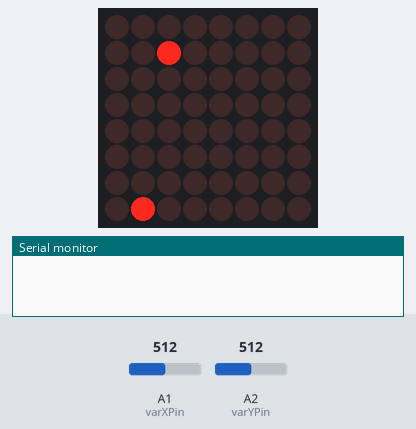
Recording of a sketch running on a simulated Arduino Mega 2560, built with avr-gcc and run on an emulated ATmega2560. Shown: 8×8 LED matrix, the last lines printed to the serial monitor. Wiring (inferred from the names in the program): LED matrix (orientation assumed): rows pin 31, pin 36, pin 41, pin 34, pin 48, pin 42, pin 47, pin 44; columns pin 35, pin 46, pin 45, pin 32, pin 43, pin 33, pin 37, pin 38. The inputs (shaded band) are chosen by the test bench; at power-on: A1 (varXPin) = 512, A2 (varYPin) = 512. Random numbers use the default seed unless the sketch sets one.

Above: at 4.1 s.
4.2 s: A1 (varXPin) set to 410
5.7 s: A1 (varXPin) set to 384
At 6.1 s:
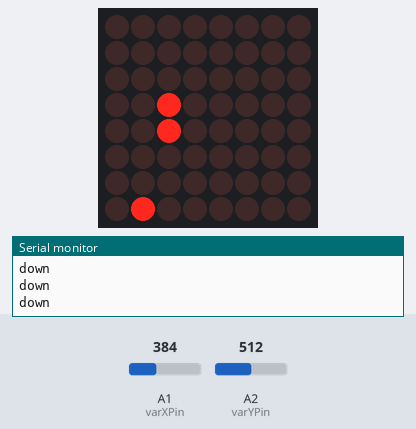
7.6 s: A2 (varYPin) set to 545
At 8.8 s:
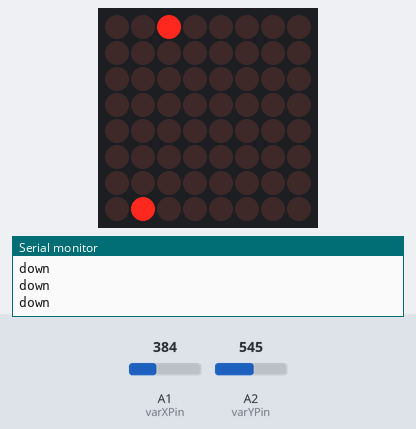
9.1 s: A2 (varYPin) set to 526
At 9.38 s:
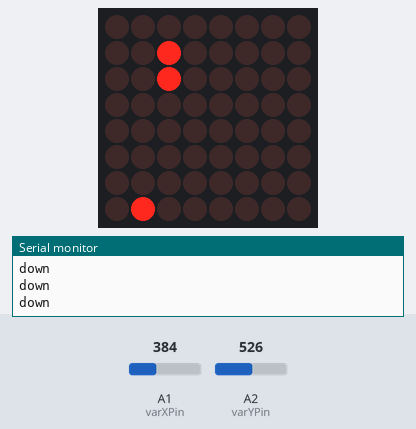
12.1 s: A2 (varYPin) set to 546
At 13.3 s:
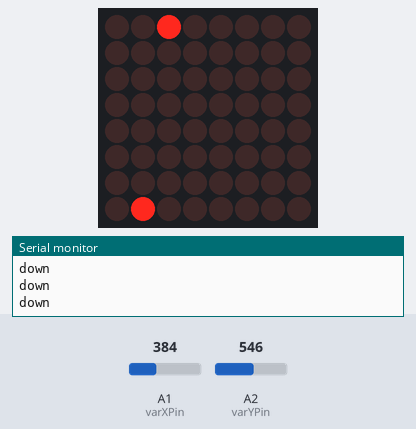
13.7 s: A2 (varYPin) set to 511
At 13.84 s:
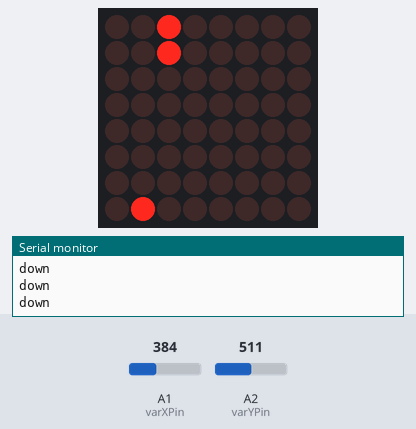

Measured:
- the behaviour switches between 400 and 399 on A1 (varXPin) (found by bisection; images 0 and 1)
- the behaviour switches between 535 and 536 on A2 (varYPin) (found by bisection; images 1 and 2)
- after the input at 4.2 s, every drawn part: stays the same
- after the input at 5.7 s, the display: first changes after 0.11 s (image 1 shows a later state)
- after the input at 9.1 s, the display: first changes after 0.12 s (image 3 shows a later state)
- after the input at 13.7 s, the display: first changes after 0.11 s (image 5 shows a later state)

The sketch:

snake_game_joystick.ino
```cpp
const int row1 = 31;
const int row2 = 36;
const int row3 = 41;
const int row4 = 34;
const int row5 = 48;
const int row6 = 42;
const int row7 = 47;
const int row8 = 44;
const int rows[8] = {row1,row2,row3,row4,row5,row6,row7,row8};

const int col1 = 35;
const int col2 = 46;
const int col3 = 45;
const int col4 = 32;
const int col5 = 43;
const int col6 = 33;
const int col7 = 37;
const int col8 = 38;
const int cols[8] = {col1,col2,col3,col4,col5,col6,col7,col8};

const int varXPin = A1;//X Value  from Joystick
const int varYPin = A2;//Y Value from Joystick

/*const int up = 3;
const int down = 4;
const int left = 5;
const int right = 2;*/

int tail[2];
int dir[30][2];
bool game_over = false;
int len = 1;

int board[8][8] = { {0,0,0,0,0,0,0,0},
                    {0,0,0,0,0,0,0,0},
                    {0,0,0,0,0,0,0,0},
                    {0,0,0,0,0,0,0,0},
                    {0,0,0,0,0,0,0,0},
                    {0,0,0,0,0,0,0,0},
                    {0,0,0,0,0,0,0,0},
                    {0,0,0,0,0,0,0,0}} ;

int gameover[8][8]={{0,0,0,0,0,0,0,0},
                    {0,0,0,0,0,0,0,0},
                    {1,1,1,0,0,1,1,1},
                    {0,0,0,0,0,0,0,0},
                    {0,0,1,1,1,1,0,0},
                    {0,1,0,0,0,0,1,0},
                    {1,0,0,0,0,0,0,1},
                    {0,0,0,0,0,0,0,0}} ;

int one[8][8] =   { {0,0,0,0,1,1,0,0},
                    {0,0,0,1,0,1,0,0},
                    {0,0,1,0,0,1,0,0},
                    {0,0,0,0,0,1,0,0},
                    {0,0,0,0,0,1,0,0},
                    {0,0,0,0,0,1,0,0},
                    {0,0,0,0,0,1,0,0},
                    {0,0,0,1,1,1,1,0}} ;

int two[8][8] = {   {0,0,0,1,1,1,0,0},
                    {0,0,1,0,0,0,1,0},
                    {0,0,1,0,0,0,1,0},
                    {0,0,0,0,0,1,0,0},
                    {0,0,0,0,1,0,0,0},
                    {0,0,0,1,0,0,0,0},
                    {0,0,1,0,0,0,0,0},
                    {0,0,1,1,1,1,1,0}} ;

int three[8][8] = { {0,0,0,1,1,1,0,0},
                    {0,0,1,0,0,0,1,0},
                    {0,0,0,0,0,0,1,0},
                    {0,0,0,0,0,1,0,0},
                    {0,0,0,0,1,0,0,0},
                    {0,0,0,0,0,1,0,0},
                    {0,0,1,0,0,0,1,0},
                    {0,0,0,1,1,1,0,0}} ;

int go[8][8] =    { {0,0,0,0,0,0,0,0},
                    {0,1,1,1,0,1,1,1},
                    {1,0,0,0,0,1,0,1},
                    {1,0,1,1,0,1,0,1},
                    {1,0,0,1,0,1,0,1},
                    {0,1,1,1,0,1,1,1},
                    {0,0,0,0,0,0,0,0},
                    {0,0,0,0,0,0,0,0}} ;

//int head[2];
bool t = true;
int newhead[2];
int apple[2];
int xaxis,yaxis;

void setup() {
  // put your setup code here, to run once:
  pinMode(varXPin, INPUT);
  pinMode(varYPin, INPUT);

  pinMode(up, INPUT);
  pinMode(down, INPUT);
  pinMode(left, INPUT);
  pinMode(right, INPUT);

  pinMode(row1, OUTPUT);
  pinMode(row2, OUTPUT);
  pinMode(row3, OUTPUT);
  pinMode(row4, OUTPUT);
  pinMode(row5, OUTPUT);
  pinMode(row6, OUTPUT);
  pinMode(row7, OUTPUT);
  pinMode(row8, OUTPUT);

  pinMode(col1, OUTPUT);
  pinMode(col2, OUTPUT);
  pinMode(col3, OUTPUT);
  pinMode(col4, OUTPUT);
  pinMode(col5, OUTPUT);
  pinMode(col6, OUTPUT);
  pinMode(col7, OUTPUT);
  pinMode(col8, OUTPUT);
  Serial.begin(9600);

  for(int i=0;i<8;i++){
    digitalWrite(rows[i],HIGH);
    digitalWrite(cols[i],LOW);
  }

  dir[0][0] = 1;
  dir[0][1] = 2;
  tail[0] = 1;
  tail[1] = 2;
  apple[0] = generate_dim();
  apple[1] = generate_dim();


}

void loop() {
  // put your main code here, to run repeatedly:
  if(t){
    t = false;
    start_game();
  }
  if(!game_over){
    check_apple();
    board[dir[0][0]][dir[0][1]] = 1;
    board[apple[0]][apple[1]] = 1;
    delay(1);
    for(int i=0;i<8;i++){
      digitalWrite(rows[i],LOW);
      for(int j=0;j<8;j++){
        digitalWrite(cols[j],board[i][j]);
        //Serial.println(board[i][j]);
      }
      delay(2);
      digitalWrite(rows[i],HIGH);
    }
    delay(10);
  }
  else{
    for(int tem=0;tem<11;tem++){
      for(int i=0;i<8;i++){
        digitalWrite(rows[i],LOW);
        for(int j=0;j<8;j++){
          digitalWrite(cols[j],gameover[i][j]);
          //Serial.println(board[i][j]);
        }
        delay(2);
        digitalWrite(rows[i],HIGH);
      }
      delay(50);
    }
    delay(500);
    reset_board();
    t = true;
    game_over = false;
    len = 1;
    dir[0][0] = generate_dim();
    dir[0][1] = generate_dim();
    apple[0] = generate_dim();
    apple[1] = generate_dim();
    board[dir[0][0]][dir[0][1]] = 1;
    board[apple[0]][apple[1]] = 1;
    Serial.println("new game");
    delay(500);

  }

  xaxis = analogRead(varXPin);
  yaxis = analogRead(varYPin);
  while(right() || down() || up() || left()){
    //board[tail[0]][tail[1]] = 0;
    tail[0] = dir[len-1][0];
    tail[1] = dir[len-1][1];
    board[tail[0]][tail[1]] = 0;

  if(up()){
    newhead[0] = dir[0][0] - 1;
    newhead[1] = dir[0][1];
    if(newhead[0]==-1){
      newhead[0] = 7;
    }
    if(len>1) {check_game();}
    dir[0][0] = newhead[0];
    Serial.println("up");
    delay(100);
    break;
  }
  if(down()){
    newhead[0] = (dir[0][0] + 1)%8;
    newhead[1] = dir[0][1];
    if(len>1) {check_game();}
    dir[0][0] = newhead[0];
    Serial.println("down");
    delay(100);
    break;
  }
  if(left()){
    newhead[1] = dir[0][1] - 1;
    newhead[0] = dir[0][0];
    if(newhead[1]==-1){
      newhead[1] = 7;
    }
    if(len>1) {check_game();}
    dir[0][1] = newhead[1];
    Serial.println("left");
    delay(100);
    break;
  }
  if(right()){
    newhead[1] = (dir[0][1] + 1)%8;
    newhead[0] = dir[0][0];
    if(len>1) {check_game();}
    dir[0][1] = newhead[1];
    Serial.println("right");
    delay(100);
    break;
  }
  }

}

int generate_dim(){
  int x = (int)random(0,8);
  return x;
}

void light_row(int r, int cs[8]){
  digitalWrite(rows[r],LOW);
  for (int j=0; j<8;j++){
    digitalWrite(cols[j], cs[j]);
  }
  digitalWrite(rows[r],HIGH);

}

void check_apple(){
  if(dir[0][0] == apple[0] && dir[0][1] == apple[1]){
    // create new apple in the board
    Serial.println("in check_apple");
    apple[0] = generate_dim();
    apple[1] = generate_dim();
    board[apple[0]][apple[1]] = 1;
    // increase the len of the snake
    len ++;
    board[tail[0]][tail[1]] = 1;
    dir[len-1][0] = tail[0];
    dir[len-1][1] = tail[1];
    Serial.println(len);
  }
}

void check_game(){

  for(int i = len -1;i>0;i--){
    if (dir[i][0] == newhead[0] && dir[i][1] == newhead[1]){
      game_over = true;
      break;
    }
    dir[i][0] = dir[i-1][0];
    dir[i][1] = dir[i-1][1];
 }

}

void reset_board(){
  for(int a=0;a<8;a++){
    for(int b=0;b<8;b++){
      board[a][b] = 0;
    }
  }
}

bool right(){
  if((yaxis>900) && (xaxis>450) && (xaxis<536)){

    return true;
  }
  return false;
}
bool left(){
  if((yaxis<400) && (xaxis>450) && (xaxis<536)){

    return true;
  }
  return false;
}
bool up(){
    if((xaxis>900) && (yaxis>450) && (yaxis<536)){

    return true;
  }
  return false;
}
bool down(){
  if((xaxis<400) && (yaxis>450) && (yaxis<536)){

    return true;
  }
  return false;
}

void start_game(){
  // number 3
  for(int tem=0;tem<50;tem++){
  for(int i=0;i<8;i++){
    digitalWrite(rows[i],LOW);
    for(int j=0;j<8;j++){
      digitalWrite(cols[j],three[i][j]);
      //Serial.println(board[i][j]);
    }
    delay(2);
    digitalWrite(rows[i],HIGH);
  }
  }

  // number 2
  for(int tem=0;tem<50;tem++){
  for(int i=0;i<8;i++){
    digitalWrite(rows[i],LOW);
    for(int j=0;j<8;j++){
      digitalWrite(cols[j],two[i][j]);
      //Serial.println(board[i][j]);
    }
    delay(2);
    digitalWrite(rows[i],HIGH);
  }
  }

  // number one
  for(int tem=0;tem<50;tem++){
  for(int i=0;i<8;i++){
    digitalWrite(rows[i],LOW);
    for(int j=0;j<8;j++){
      digitalWrite(cols[j],one[i][j]);
      //Serial.println(board[i][j]);
    }
    delay(2);
    digitalWrite(rows[i],HIGH);
  }
  }

  // go!!!
  for(int tem=0;tem<50;tem++){
  for(int i=0;i<8;i++){
    digitalWrite(rows[i],LOW);
    for(int j=0;j<8;j++){
      digitalWrite(cols[j],go[i][j]);
      //Serial.println(board[i][j]);
    }
    delay(2);
    digitalWrite(rows[i],HIGH);
  }
  }
}
```
